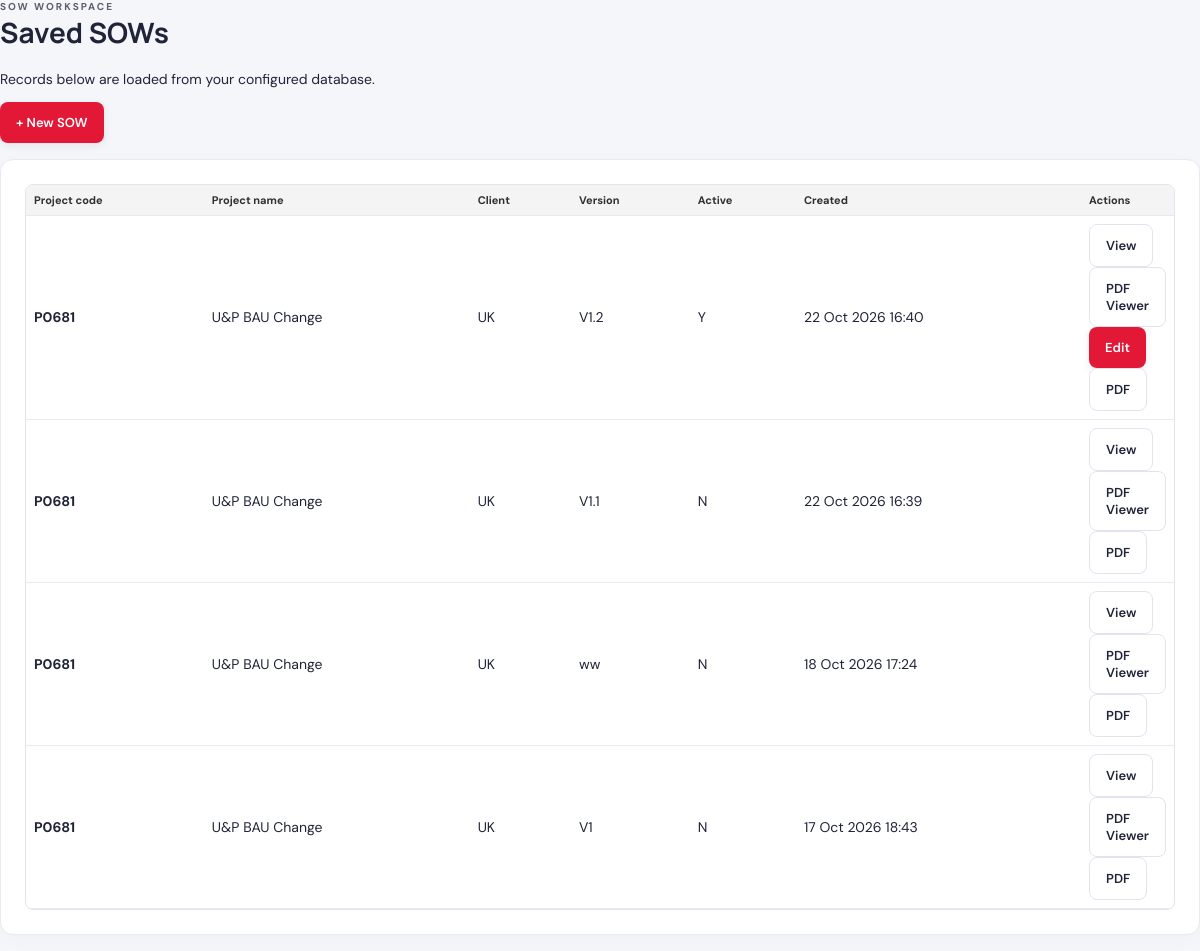
Page /sows on the earlier database version.
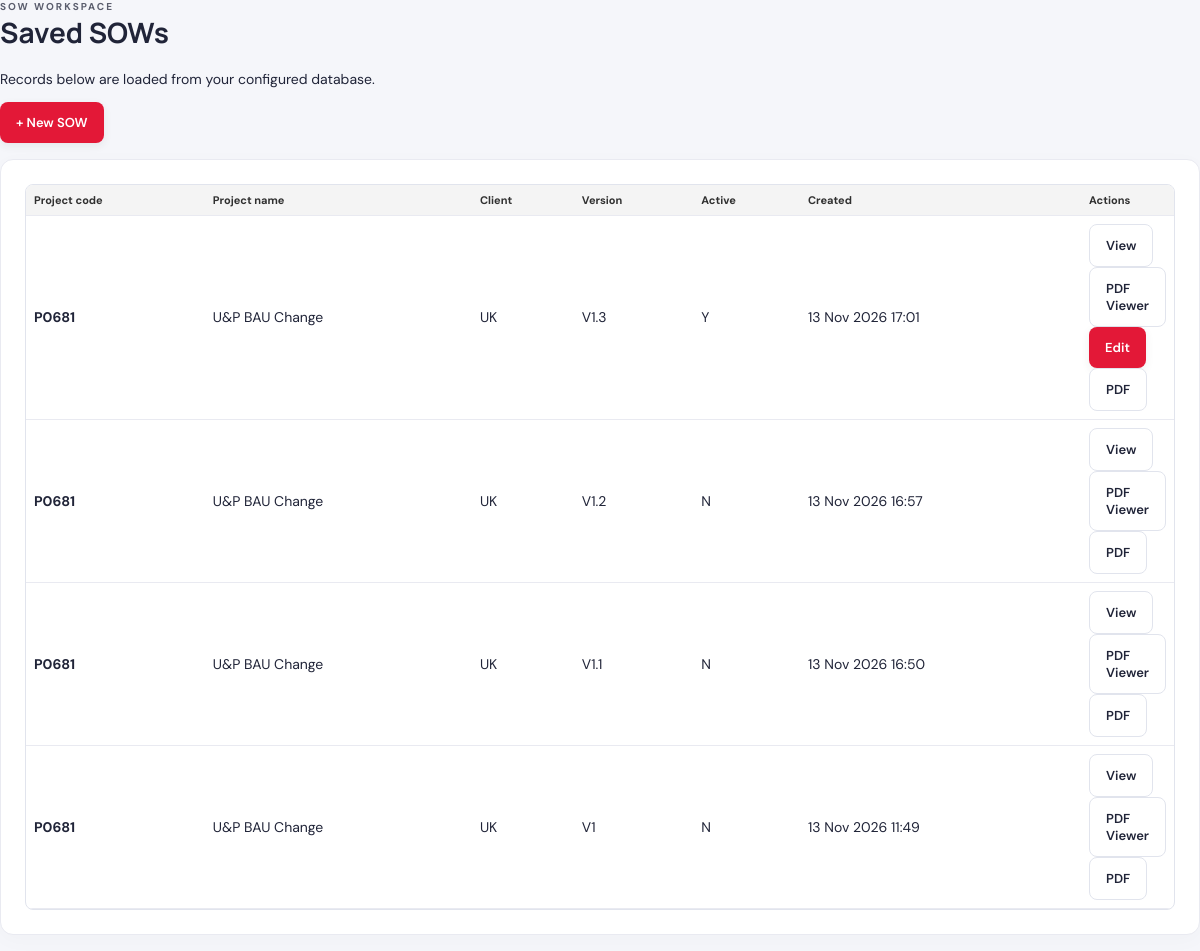
Same page on the later database version.
### app.py (models this page shows, shortened)
class SowProject(db.Model):
    __tablename__ = "sow_projects"
    id = db.Column(db.Integer, primary_key=True)
    project_code = db.Column(db.String(30), nullable=False, index=True)
    project_name = db.Column(db.String(100), nullable=False)
    project_team = db.Column(db.String(100))
    project_type = db.Column(db.String(100))
    start_date = db.Column(db.Date)
    end_date = db.Column(db.Date)
    fte_count = db.Column(db.Numeric(8, 2))
    region = db.Column(db.String(100))
    client_name = db.Column(db.String(150))
    business_lead = db.Column(db.String(150))
    business_lead_designation = db.Column(db.String(150))
    business_lead_email = db.Column(db.String(255))
    billing_model = db.Column(db.String(100))
    change_effective_date = db.Column(db.Date)
    already_agreed_fte = db.Column(db.String(10))
    project_cost_inr = db.Column(db.Numeric(14, 2))
    billing_currency = db.Column(db.String(10))
    fx_rate = db.Column(db.Numeric(12, 4))
    project_cost_fx = db.Column(db.Numeric(14, 2))
    travel_cost_inr = db.Column(db.Numeric(14, 2))
    travel_currency = db.Column(db.String(10))
    travel_fx_rate = db.Column(db.Numeric(12, 4))
    travel_cost_fx = db.Column(db.Numeric(14, 2))
    executive_summary = db.Column(db.Text)
    background = db.Column(db.Text)
    in_scope = db.Column(db.Text)
    out_of_scope = db.Column(db.Text)
    dependencies_risks = db.Column(db.Text)
    required_skills = db.Column(db.Text)
    software_required = db.Column(db.Text)
    other_notes = db.Column(db.Text)
    declarations = db.Column(db.Text)
    sow_version = db.Column(db.String(30), nullable=False, default="V1")
    active_flag = db.Column(db.String(1), nullable=False, default="Y", index=True)
    change_summary = db.Column(db.Text)
    milestones_json = db.Column(db.Text, nullable=False, default="[]")
    created_at = db.Column(db.DateTime, default=datetime.utcnow, nullable=False)
    resources = db.relationship(
        "SowResource", backref="project", cascade="all, delete-orphan",
        order_by="SowResource.sort_order"
    )

### app.py (the view)
@app.route("/sows")
def list_projects():
    projects = SowProject.query.order_by(SowProject.created_at.desc(), SowProject.id.desc()).all()
    return render_template("sows.html", projects=projects)

### app.py (called while the page is built)
@app.before_request
def initialize_database_schema():
    ensure_schema()

### templates/sows.html
<!doctype html>
<html lang="en"><head><meta charset="utf-8"><meta name="viewport" content="width=device-width, initial-scale=1"><title>Saved SOWs</title><link rel="stylesheet" href="{{ url_for('static', filename='style.css') }}"></head>
<body><div class="app-shell"><header class="app-header"><div><div class="eyebrow">SOW WORKSPACE</div><h1>Saved SOWs</h1><p>Records below are loaded from your configured database.</p></div><div class="header-actions"><a class="btn btn-primary" href="{{ url_for('index') }}">+ New SOW</a></div></header>
<main class="form-layout"><section class="panel"><div class="table-wrap"><table><thead><tr><th>Project code</th><th>Project name</th><th>Client</th><th>Version</th><th>Active</th><th>Created</th><th>Actions</th></tr></thead><tbody>
{% for p in projects %}<tr><td><strong>{{ p.project_code }}</strong></td><td>{{ p.project_name }}</td><td>{{ p.client_name or '—' }}</td><td>{{ p.sow_version or 'V1' }}</td><td>{{ 'Y' if p.active_flag == 'Y' else 'N' }}</td><td>{{ p.created_at.strftime('%d %b %Y %H:%M') if p.created_at else '—' }}</td><td><a class="btn btn-light" href="{{ url_for('print_project', project_id=p.id) }}">View</a> <a class="btn btn-light" href="{{ url_for('project_view', EntryId=p.id) }}">PDF Viewer</a> {% if p.active_flag == 'Y' %}<a class="btn btn-primary" href="{{ url_for('edit_project', project_id=p.id) }}">Edit</a>{% endif %} <a class="btn btn-light" href="{{ url_for('download_project_pdf', project_id=p.id) }}">PDF</a></td></tr>
{% else %}<tr><td colspan="7">No saved SOWs yet. Create a new SOW to get started.</td></tr>{% endfor %}</tbody></table></div></section></main></div></body></html>

Differences in the rows shown:
changed SowProject: sow_version "V1.2" → "V1.3"; created_at "22 Oct 2026 16:40" → "13 Nov 2026 17:01"
changed SowProject: sow_version "V1.1" → "V1.2"; created_at "22 Oct 2026 16:39" → "13 Nov 2026 16:57"
changed SowProject: sow_version "ww" → "V1.1"; created_at "18 Oct 2026 17:24" → "13 Nov 2026 16:50"
changed SowProject: created_at "17 Oct 2026 18:43" → "13 Nov 2026 11:49"
